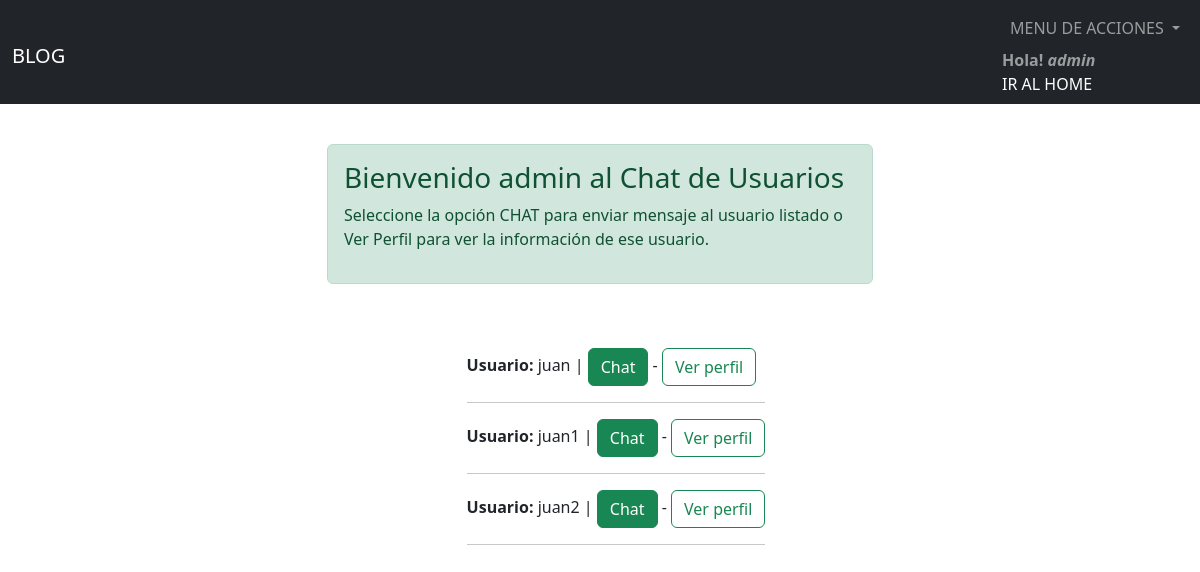
The page /AppChat/listadousuarios/ (signed in) on the database as committed earlier.
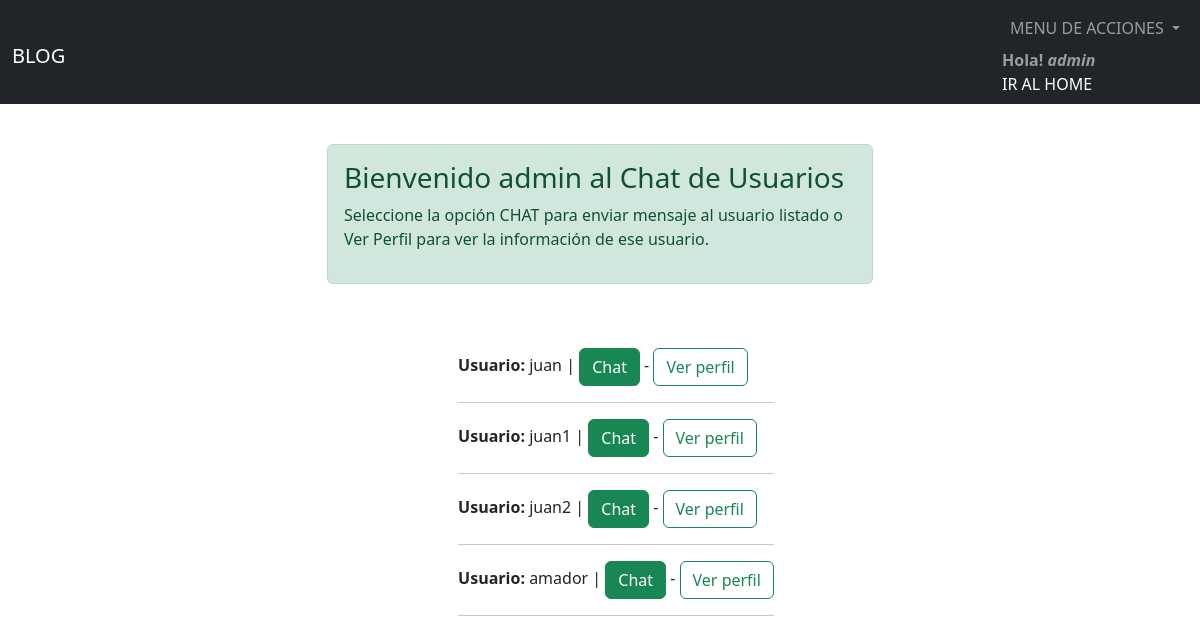
The same page on the database as committed later.
### AppModuloUsuario/models.py (models this page shows)
class User(AbstractUser):
    descripcion=models.CharField(max_length=200)
    paginaweb=models.URLField(max_length=200)
    imagen=models.ImageField(upload_to='imagenes', null=True, blank=True)

### AppChat/views.py (the view)
# urls.py: path("listadousuarios/", listadousuarios, name="listadousuarios"),
@login_required
def listadousuarios(request):
    User = get_user_model()
    users = User.objects.all()
    usuariologueado=request.user
    return render(request,"AppChat/listadousuarios.html",{"usuarios":users, "usuariologueado":usuariologueado})

### AppChat/templates/AppChat/listadousuarios.html (shortened to what this page needs)
{% extends '../html/base.html' %}
{% load static %}
{% block content %}
    {% if usuarios %}
    <div class="d-flex flex-column align-items-center">
        <div class="alert alert-success mt-5" role="success">
            <h3>Bienvenido {{ usuariologueado }} al Chat de Usuarios</h3>
            <p>Seleccione la opción CHAT para enviar mensaje al usuario listado o Ver Perfil para ver la información de ese usuario.<p>
        </div>
        <ul class="mt-5">
            {% for user in usuarios %}
            {% if user != usuariologueado %}
                <b>Usuario:</b> {{ user.username }} |
                <a class="btn btn-success" href="{% url 'crearmensaje' user.username %}">Chat</a> -
                <a class="btn btn-outline-success" href="{% url 'perfil' user.username %}">Ver perfil</a>
                <br>
                <hr>
            {% else %}
                {{ continue }}
            {% endif %}
            {% endfor %}
        </ul>
    </div>
    {% endif  %}
  {% endblock %}

Rows that differ between the two databases and show on the page:
added User: username "amador"
